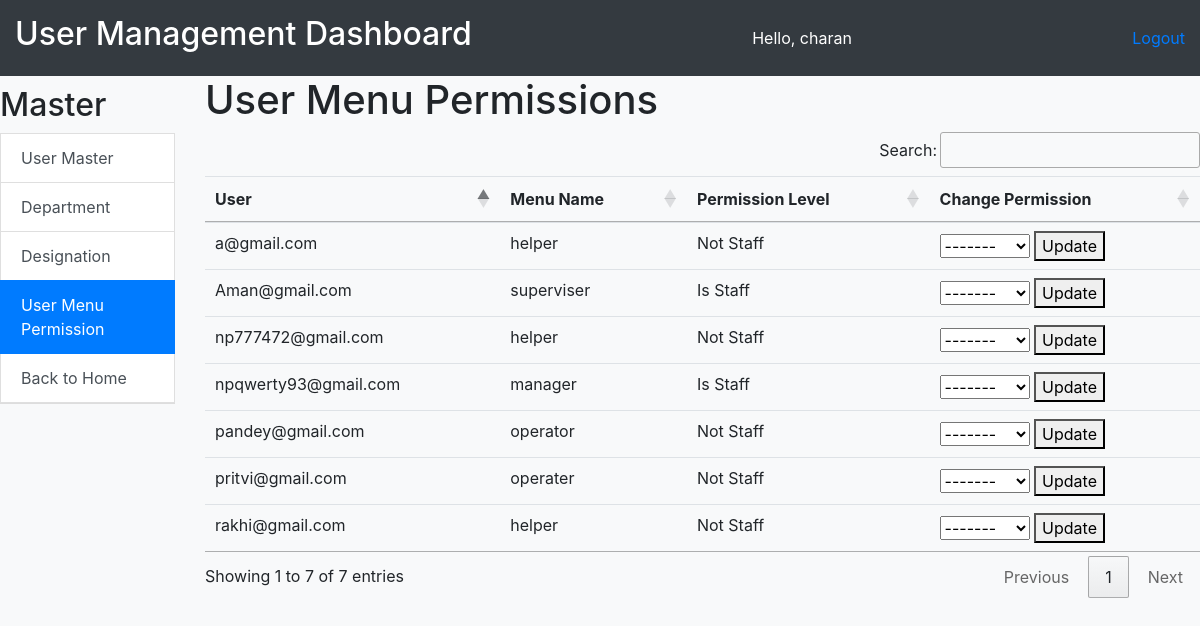
/emp_home/user_menu_permission/ (signed in), run on an earlier commit of the app's database.
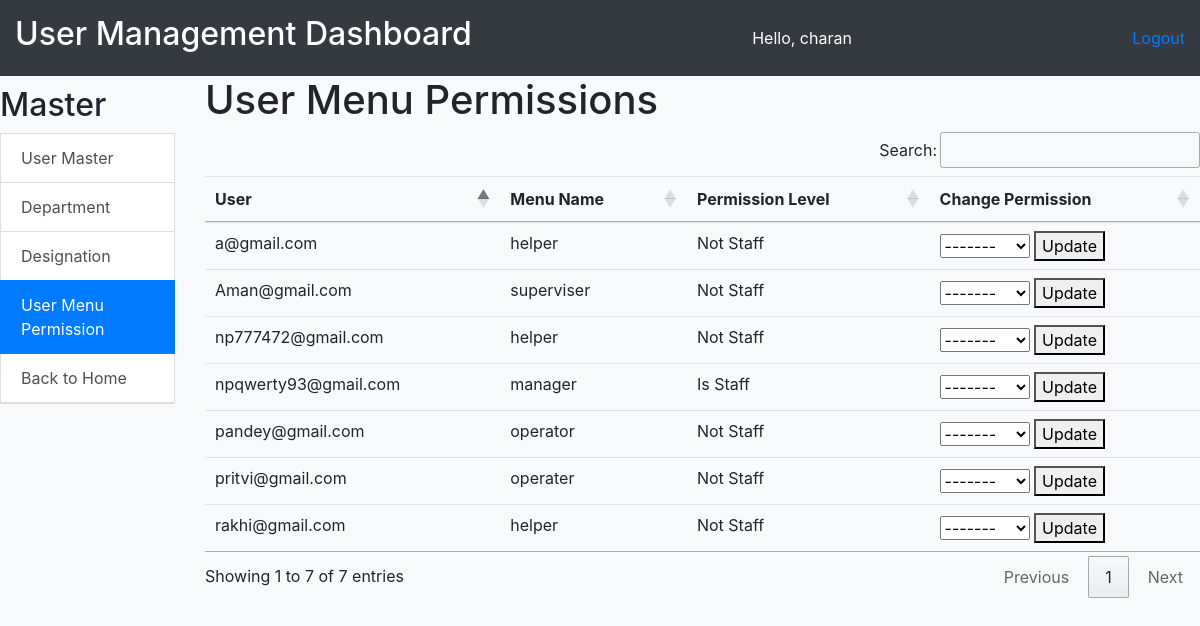
And on a later commit of the database.
### employee/models.py (models this page shows, shortened)
class UserMenuPermission(models.Model):
    PERMISSION_CHOICES = [
        (True, 'Is Staff'),
        (False, 'Not Staff'),
    ]
    user = models.ForeignKey(User, on_delete=models.CASCADE)
    menu_name = models.CharField(max_length=100)
    permission_level = models.BooleanField(choices=PERMISSION_CHOICES, default=False)
    def get_permission_display(self):
        return 'Is Staff' if self.permission_level else 'Not Staff'

### employee/views.py (the view)
# urls.py: path('user_menu_permission/', user_menu_permission, name='user_menu_permission'),
@login_required
@user_passes_test(lambda u: u.is_staff)
def user_menu_permission(request):
    permissions = UserMenuPermission.objects.all()
    return render(request, 'user_menu_permission.html', {'permissions': permissions})

### employee/templates/user_menu_permission.html (shortened to what this page needs)
{% extends 'user_management.html' %}
{% block content %}
  <h1>User Menu Permissions</h1>
  <table class="table" id='example'>
    <thead>
      <tr>
        <th>User</th>
        <th>Menu Name</th>
        <th>Permission Level</th>
        <th>Change Permission</th>
      </tr>
    </thead>
    <tbody>
      {% for permission in permissions %}
        <tr>
          <td>{{ permission.user.username }}</td>
          <td>{{ permission.menu_name }}</td>
          <td>{{ permission.get_permission_display }}</td>
          <td>
            <form method="post" action="{% url 'update_permission' permission.id %}">
              <select name="new_permission_level">
                <option value="">-------</option>
              </select>
              <button type="submit">Update</button>
            </form>
          </td>
        </tr>
      {% endfor %}
    </tbody>
  </table>
{% endblock %}

What changed in the data, as far as the page shows it:
changed UserMenuPermission "superviser": permission "Is Staff" → "Not Staff"
